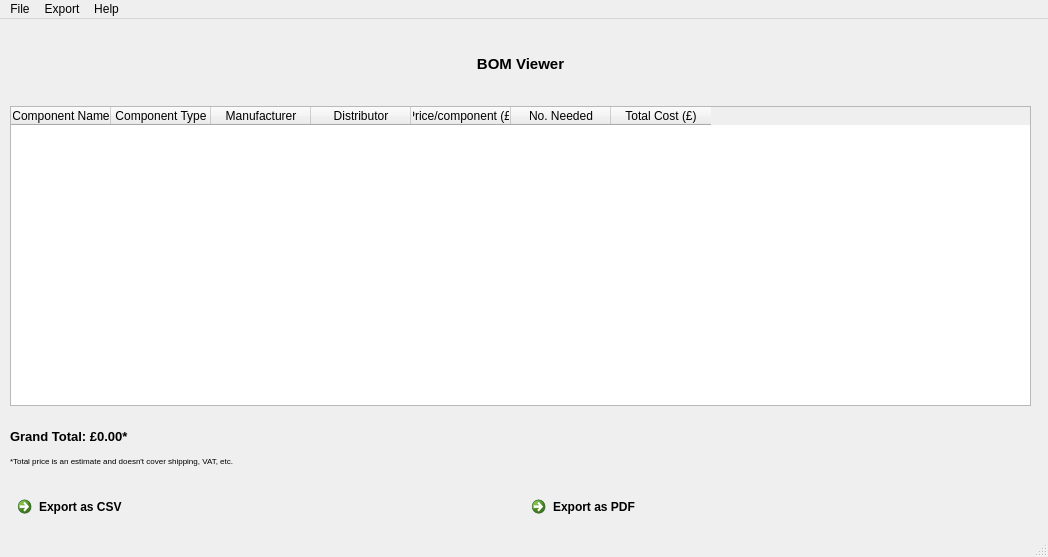
<?xml version="1.0" encoding="UTF-8"?>
<ui version="4.0">
 <class>MainWindow</class>
 <widget class="QMainWindow" name="MainWindow">
  <property name="geometry">
   <rect>
    <x>0</x>
    <y>0</y>
    <width>1048</width>
    <height>557</height>
   </rect>
  </property>
  <property name="sizePolicy">
   <sizepolicy hsizetype="MinimumExpanding" vsizetype="MinimumExpanding">
    <horstretch>0</horstretch>
    <verstretch>0</verstretch>
   </sizepolicy>
  </property>
  <property name="windowTitle">
   <string>BOM Viewer</string>
  </property>
  <widget class="QWidget" name="centralwidget">
   <widget class="QWidget" name="gridLayoutWidget">
    <property name="geometry">
     <rect>
      <x>10</x>
      <y>10</y>
      <width>1021</width>
      <height>501</height>
     </rect>
    </property>
    <layout class="QGridLayout" name="gridLayout">
     <item row="4" column="1">
      <widget class="QCommandLinkButton" name="exportPDFBtn">
       <property name="text">
        <string>Export as PDF</string>
       </property>
      </widget>
     </item>
     <item row="1" column="0" rowspan="2" colspan="2">
      <widget class="QTableWidget" name="outputTable">
       <property name="sizePolicy">
        <sizepolicy hsizetype="Expanding" vsizetype="Minimum">
         <horstretch>0</horstretch>
         <verstretch>0</verstretch>
        </sizepolicy>
       </property>
       <property name="minimumSize">
        <size>
         <width>0</width>
         <height>300</height>
        </size>
       </property>
       <property name="alternatingRowColors">
        <bool>true</bool>
       </property>
       <property name="showGrid">
        <bool>true</bool>
       </property>
       <property name="sortingEnabled">
        <bool>true</bool>
       </property>
       <property name="rowCount">
        <number>0</number>
       </property>
       <property name="columnCount">
        <number>7</number>
       </property>
       <column>
        <property name="text">
         <string>Component Name</string>
        </property>
       </column>
       <column>
        <property name="text">
         <string>Component Type</string>
        </property>
       </column>
       <column>
        <property name="text">
         <string>Manufacturer</string>
        </property>
       </column>
       <column>
        <property name="text">
         <string>Distributor</string>
        </property>
       </column>
       <column>
        <property name="text">
         <string>Price/component (£)</string>
        </property>
       </column>
       <column>
        <property name="text">
         <string>No. Needed</string>
        </property>
       </column>
       <column>
        <property name="text">
         <string>Total Cost (£)</string>
        </property>
       </column>
      </widget>
     </item>
     <item row="3" column="0" colspan="2">
      <widget class="QLabel" name="outputLbl">
       <property name="text">
        <string>&lt;html&gt;&lt;head/&gt;&lt;body&gt;&lt;p&gt;&lt;span style=&quot; font-size:10pt; font-weight:600;&quot;&gt;Grand Total: £0.00*&lt;/span&gt;&lt;/p&gt;&lt;p&gt;&lt;span style=&quot; font-size:6pt;&quot;&gt;*Total price is an estimate and doesn't cover shipping, VAT, etc.&lt;/span&gt;&lt;/p&gt;&lt;/body&gt;&lt;/html&gt;</string>
       </property>
       <property name="textFormat">
        <enum>Qt::RichText</enum>
       </property>
      </widget>
     </item>
     <item row="4" column="0">
      <widget class="QCommandLinkButton" name="exportCSVBtn">
       <property name="sizePolicy">
        <sizepolicy hsizetype="Preferred" vsizetype="Fixed">
         <horstretch>0</horstretch>
         <verstretch>0</verstretch>
        </sizepolicy>
       </property>
       <property name="text">
        <string>Export as CSV</string>
       </property>
       <property name="checkable">
        <bool>false</bool>
       </property>
       <property name="checked">
        <bool>false</bool>
       </property>
       <property name="description">
        <string/>
       </property>
      </widget>
     </item>
     <item row="0" column="0" colspan="2">
      <widget class="QLabel" name="TitleLabel">
       <property name="text">
        <string>&lt;html&gt;&lt;head/&gt;&lt;body&gt;&lt;p align=&quot;center&quot;&gt;&lt;span style=&quot; font-size:11pt; font-weight:600;&quot;&gt;BOM Viewer&lt;/span&gt;&lt;/p&gt;&lt;/body&gt;&lt;/html&gt;</string>
       </property>
       <property name="textFormat">
        <enum>Qt::RichText</enum>
       </property>
      </widget>
     </item>
    </layout>
   </widget>
  </widget>
  <widget class="QMenuBar" name="menubar">
   <property name="geometry">
    <rect>
     <x>0</x>
     <y>0</y>
     <width>1048</width>
     <height>22</height>
    </rect>
   </property>
   <widget class="QMenu" name="menuFile">
    <property name="title">
     <string>File</string>
    </property>
    <addaction name="actionSave"/>
    <addaction name="separator"/>
    <addaction name="actionClose"/>
    <addaction name="actionCloseAll"/>
    <addaction name="separator"/>
    <addaction name="actionExecute"/>
    <addaction name="actionRescan"/>
   </widget>
   <widget class="QMenu" name="menuOptions">
    <property name="title">
     <string>Export</string>
    </property>
    <addaction name="actionExportCSV"/>
    <addaction name="actionExportPDF"/>
   </widget>
   <widget class="QMenu" name="menuHelp">
    <property name="title">
     <string>Help</string>
    </property>
    <addaction name="actionAbout"/>
    <addaction name="actionGuide"/>
    <addaction name="actionReport"/>
   </widget>
   <addaction name="menuFile"/>
   <addaction name="menuOptions"/>
   <addaction name="menuHelp"/>
  </widget>
  <widget class="QStatusBar" name="statusbar"/>
  <action name="actionSave">
   <property name="text">
    <string>Save</string>
   </property>
   <property name="shortcut">
    <string>Ctrl+S</string>
   </property>
  </action>
  <action name="actionClose">
   <property name="text">
    <string>Close window</string>
   </property>
   <property name="shortcut">
    <string>Ctrl+W</string>
   </property>
  </action>
  <action name="actionAbout">
   <property name="text">
    <string>About</string>
   </property>
  </action>
  <action name="actionGuide">
   <property name="text">
    <string>Guide / tutorial</string>
   </property>
   <property name="shortcut">
    <string>Ctrl+Shift+H</string>
   </property>
  </action>
  <action name="actionReport">
   <property name="text">
    <string>Report bug</string>
   </property>
   <property name="shortcut">
    <string>Ctrl+Shift+R</string>
   </property>
  </action>
  <action name="actionExportCSV">
   <property name="text">
    <string>Export as CSV</string>
   </property>
   <property name="shortcut">
    <string>Ctrl+Alt+C</string>
   </property>
  </action>
  <action name="actionExportPDF">
   <property name="text">
    <string>Export as PDF</string>
   </property>
   <property name="shortcut">
    <string>Ctrl+Alt+P</string>
   </property>
  </action>
  <action name="actionExecute">
   <property name="text">
    <string>Regenerate BOM</string>
   </property>
   <property name="shortcut">
    <string>Ctrl+R</string>
   </property>
  </action>
  <action name="actionCloseAll">
   <property name="text">
    <string>Close All</string>
   </property>
   <property name="shortcut">
    <string>Ctrl+Shift+W</string>
   </property>
  </action>
  <action name="actionRescan">
   <property name="text">
    <string>Rescan for internet</string>
   </property>
  </action>
 </widget>
 <resources/>
 <connections/>
</ui>
